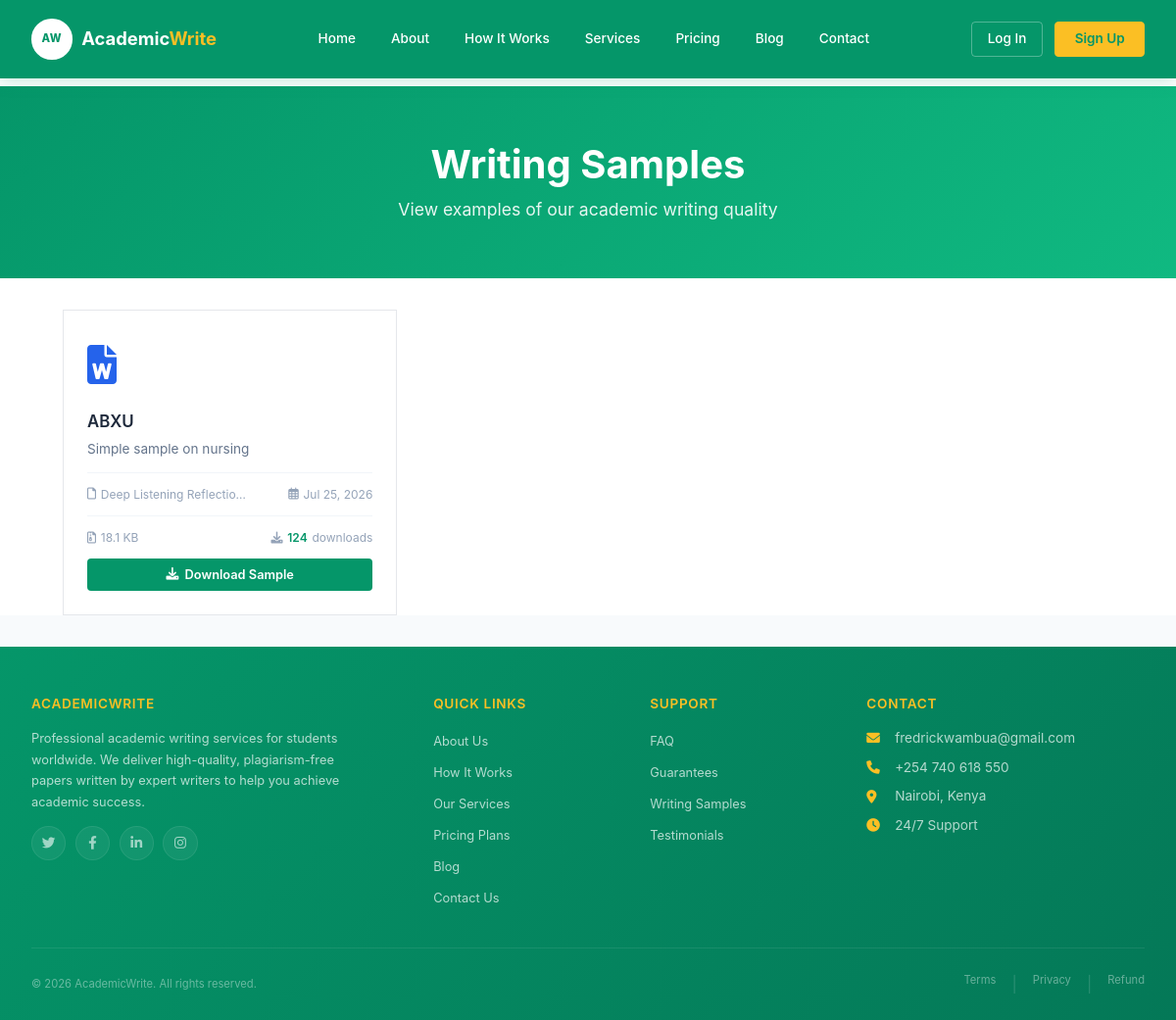
Screenshot of /samples/ with the database file from the repository.
### apps/admin_portal/models.py (models this page shows, shortened)
class Sample(models.Model):
    id = models.UUIDField(primary_key=True, default=uuid.uuid4, editable=False)
    title = models.CharField(max_length=200)
    description = models.TextField(blank=True)
    file = models.FileField(upload_to='samples/')
    file_name = models.CharField(max_length=255)
    file_size = models.IntegerField()
    file_type = models.CharField(max_length=100)
    uploaded_by = models.ForeignKey(User, on_delete=models.SET_NULL, null=True)
    downloads = models.PositiveIntegerField(default=0)
    is_active = models.BooleanField(default=True)
    created_at = models.DateTimeField(auto_now_add=True)
    updated_at = models.DateTimeField(auto_now=True)
    class Meta:
        db_table = 'samples'
        ordering = ['-created_at']

### apps/config/views.py (the view)
# urls.py: path('samples/', views.admin_samples, name='admin-samples'),
def samples(request):
    samples = Sample.objects.filter(is_active=True).order_by('-created_at')
    context = {
        'samples': samples,
    }
    return render(request, 'public/samples.html', context)

### templates/public/samples.html (shortened to what this page needs)
{% extends "base.html" %}
{% block content %}
<div class="samples-page">
    <section class="samples-hero">
        <div class="container text-center">
            <h1>Writing Samples</h1>
            <p>View examples of our academic writing quality</p>
        </div>
    </section>
    <div class="container">
        {% if samples %}
            <div class="samples-grid">
                {% for sample in samples %}
                    <div class="sample-card">
                        <div class="file-icon">
                            {% if sample.file_type == 'application/pdf' %}
                                <i class="fas fa-file-pdf"></i>
                            {% elif sample.file_type == 'application/msword' %}
                                <i class="fas fa-file-word"></i>
                            {% elif sample.file_type == 'application/vnd.openxmlformats-officedocument.wordprocessingml.document' %}
                                <i class="fas fa-file-word"></i>
                            {% else %}
                                <i class="fas fa-file-alt"></i>
                            {% endif %}
                        </div>
                        <h3>{{ sample.title }}</h3>
                        {% if sample.description %}
                            <p>{{ sample.description|truncatechars:120 }}</p>
                        {% endif %}
                        <div class="meta">
                            <span>
                                <i class="far fa-file"></i> {{ sample.file_name|truncatechars:25 }}
                            </span>
                            <span>
                                <i class="far fa-calendar-alt"></i> {{ sample.created_at|date:"M d, Y" }}
                            </span>
                        </div>
                        <div class="meta">
                            <span>
                                <i class="far fa-file-archive"></i> {{ sample.file_size|filesizeformat }}
                            </span>
                            <span>
                                <i class="fas fa-download"></i> <span class="download-count" data-sample-id="{{ sample.id }}">{{ sample.downloads }}</span> downloads
                            </span>
                        </div>
                        <button class="download-btn" data-sample-id="{{ sample.id }}" data-url="{% url 'download-sample' sample.id %}">
                            <i class="fas fa-download"></i> Download Sample
                        </button>
                    </div>
                {% endfor %}
            </div>
        {% else %}
            <div class="empty-state">
                <i class="fas fa-file-alt"></i>
                <h3>No Samples Available</h3>
                <p>Check back later for writing samples from our team.</p>
            </div>
        {% endif %}
    </div>
</div>
{% endblock %}

### templates/base.html (style rules this page uses)
* { margin: 0; padding: 0; box-sizing: border-box; }
body { font-family: 'Inter', -apple-system, BlinkMacSystemFont, 'Segoe UI', Roboto, sans-serif; background: #f8fafc; color: #1e293b; line-height: 1.6; }
.container { max-width: 1400px; margin: 0 auto; padding: 0 2rem; }
h1 { font-size: 2rem; font-weight: 700; }
h3 { font-size: 1.1rem; font-weight: 600; }
p { font-size: 0.85rem; }

### templates/public/samples.html (style rules this page uses)
.samples-hero { background: linear-gradient(135deg, #059669 0%, #10b981 100%); padding: 3rem 0 3.5rem; margin: 0 -2rem 2rem -2rem; color: white; }
.samples-hero h1 { font-size: 2.5rem; font-weight: 700; }
.samples-hero p { font-size: 1.1rem; opacity: 0.9; }
.samples-grid { display: grid; gap: 1.5rem; grid-template-columns: 1fr; }
@media (min-width: 640px) { .samples-grid { grid-template-columns: 1fr 1fr; } }
@media (min-width: 1024px) { .samples-grid { grid-template-columns: 1fr 1fr 1fr; } }
.sample-card { background: white; border: 1px solid #e5e7eb; padding: 1.5rem; transition: all 0.3s ease; }
.sample-card .file-icon { font-size: 2.5rem; color: #059669; margin-bottom: 0.75rem; }
.sample-card .file-icon .fa-file-word { color: #2563eb; }
.sample-card h3 { font-weight: 600; color: #1e293b; margin-bottom: 0.25rem; font-size: 1.05rem; }
.sample-card p { color: #64748b; font-size: 0.85rem; line-height: 1.6; }
.sample-card .meta { color: #94a3b8; font-size: 0.75rem; display: flex; justify-content: space-between; padding-top: 0.75rem; margin-top: 0.75rem; border-top: 1px solid #f1f5f9; }
.sample-card .meta span { display: flex; align-items: center; gap: 0.3rem; }
.download-btn { display: inline-flex; align-items: center; gap: 0.4rem; background: #059669; color: white; padding: 0.4rem 1rem; font-size: 0.8rem; font-weight: 600; text-decoration: none; transition: all 0.3s ease; border: none; cursor: pointer; width: 100%; justify-content: center; margin-top: 0.75rem; border-radius: 4px; }
.download-count { font-weight: 600; color: #059669; transition: all 0.3s ease; }

### rows the page displays
Sample: title "ABXU", description "Simple sample on nursing", file_name "Deep Listening Reflectio…", created_at "Jul 25, 2026", file_size|filesizeformat "18.1 KB", downloads "124"
